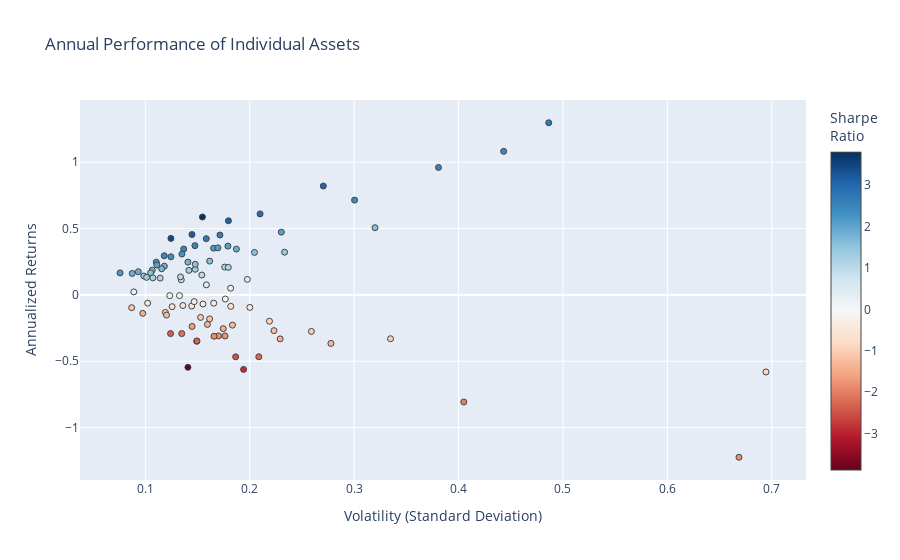

Notebook cell for this chart:
### Code cell
hover_texts = [
    f"<br>Symbol: {ticker} <br>Volatility: {vol:.3f} <br>Returns: {ret:.3%} <br>Sharpe Ratio: {sr:.3f}"
    for ticker, vol, ret, sr in zip(names, volatility, annualized_returns, sharpe_ratios)
]

fig = go.Figure(data=go.Scatter(
    x=volatility,
    y=annualized_returns,
    mode='markers',
    hoverinfo='text',
    hovertext=hover_texts,
    marker=dict(color=sharpe_ratios, colorscale = 'RdBu', size=6, line=dict(width=1), colorbar=dict(title="Sharpe<br>Ratio")
    )
))

fig.update_layout(
    title='Annual Performance of Individual Assets',
    xaxis_title='Volatility (Standard Deviation)',
    yaxis_title='Annualized Returns',
)

fig.show()

### Figure 1 — Plotly figure (JSON) as saved in the notebook; plotly's stock layout.template omitted (floating-point values rounded to 4 significant figures)
{"data": [{"hoverinfo": "text", "hovertext": ["<br>Symbol: ORCL <br>Volatility: 0.187 <br>Returns: 34.500% <br>Sharpe Ratio: 1.843", "<br>Symbol: LMT <br>Volatility: 0.107 <br>Returns: 18.608% <br>Sharpe Ratio: 1.746", "<br>Symbol: TSLA <br>Volatility: 0.381 <br>Returns: 96.040% <br>Sharpe Ratio: 2.522", "<br>Symbol: PYPL <br>Volatility: 0.210 <br>Returns: 61.041% <br>Sharpe Ratio: 2.909", "<br>Symbol: TMO <br>Volatility: 0.142 <br>Returns: 18.499% <br>Sharpe Ratio: 1.306", "<br>Symbol: ZBH <br>Volatility: 0.176 <br>Returns: 20.942% <br>Sharpe Ratio: 1.190", "<br>Symbol: SAP <br>Volatility: 0.147 <br>Returns: 37.100% <br>Sharpe Ratio: 2.516", "<br>Symbol: MRK <br>Volatility: 0.119 <br>Returns: -13.218% <br>Sharpe Ratio: -1.109", "<br>Symbol: SO <br>Volatility: 0.102 <br>Returns: -6.231% <br>Sharpe Ratio: -0.610", "<br>Symbol: HD <br>Volatility: 0.134 <br>Returns: 11.373% <br>Sharpe Ratio: 0.846", "<br>Symbol: DIS <br>Volatility: 0.123 <br>Returns: -0.543% <br>Sharpe Ratio: -0.044", "<br>Symbol: MA <br>Volatility: 0.124 <br>Returns: 28.689% <br>Sharpe Ratio: 2.305", "<br>Symbol: CRM <br>Volatility: 0.148 <br>Returns: 19.290% <br>Sharpe Ratio: 1.306", "<br>Symbol: GIS <br>Volatility: 0.124 <br>Returns: -29.181% <br>Sharpe Ratio: -2.352", "<br>Symbol: TXN <br>Volatility: 0.179 <br>Returns: 20.737% <br>Sharpe Ratio: 1.156", "<br>Symbol: INTC <br>Volatility: 0.144 <br>Returns: -8.425% <br>Sharpe Ratio: -0.584", "<br>Symbol: VZ <br>Volatility: 0.175 <br>Returns: -25.448% <br>Sharpe Ratio: -1.458", "<br>Symbol: V <br>Volatility: 0.110 <br>Returns: 24.671% <br>Sharpe Ratio: 2.234", "<br>Symbol: AMZN <br>Volatility: 0.171 <br>Returns: 45.113% <br>Sharpe Ratio: 2.632", "<br>Symbol: NEE <br>Volatility: 0.105 <br>Returns: 16.637% <br>Sharpe Ratio: 1.584", "<br>Symbol: MDT <br>Volatility: 0.114 <br>Returns: 12.664% <br>Sharpe Ratio: 1.110", "<br>Symbol: META <br>Volatility: 0.158 <br>Returns: 42.367% <br>Sharpe Ratio: 2.676", "<br>Symbol: AMGN <br>Volatility: 0.183 <br>Returns: -22.800% <br>Sharpe Ratio: -1.243", "<br>Symbol: RTX <br>Volatility: 0.093 <br>Returns: 17.474% <br>Sharpe Ratio: 1.875", "<br>Symbol: GM <br>Volatility: 0.170 <br>Returns: -30.932% <br>Sharpe Ratio: -1.819", "<br>Symbol: MCD <br>Volatility: 0.145 <br>Returns: 45.502% <br>Sharpe Ratio: 3.146", "<br>Symbol: RMD <br>Volatility: 0.177 <br>Returns: -3.113% <br>Sharpe Ratio: -0.176", "<br>Symbol: WMT <br>Volatility: 0.148 <br>Returns: 23.079% <br>Sharpe Ratio: 1.562", "<br>Symbol: AAPL <br>Volatility: 0.162 <br>Returns: 25.461% <br>Sharpe Ratio: 1.576", "<br>Symbol: EXC <br>Volatility: 0.136 <br>Returns: -7.999% <br>Sharpe Ratio: -0.589", "<br>Symbol: BABA <br>Volatility: 0.270 <br>Returns: 82.040% <br>Sharpe Ratio: 3.034", "<br>Symbol: NVDA <br>Volatility: 0.443 <br>Returns: 108.207% <br>Sharpe Ratio: 2.442", "<br>Symbol: CVX <br>Volatility: 0.149 <br>Returns: -34.967% <br>Sharpe Ratio: -2.344", "<br>Symbol: MS <br>Volatility: 0.219 <br>Returns: -19.859% <br>Sharpe Ratio: -0.907", "<br>Symbol: UNH <br>Volatility: 0.118 <br>Returns: 29.482% <br>Sharpe Ratio: 2.496", "<br>Symbol: RDY <br>Volatility: 0.278 <br>Returns: -36.567% <br>Sharpe Ratio: -1.317", "<br>Symbol: BMY <br>Volatility: 0.182 <br>Returns: -8.623% <br>Sharpe Ratio: -0.474", "<br>Symbol: PFE <br>Volatility: 0.098 <br>Returns: -13.932% <br>Sharpe Ratio: -1.429", "<br>Symbol: NKE <br>Volatility: 0.259 <br>Returns: -27.547% <br>Sharpe Ratio: -1.064", "<br>Symbol: MSFT <br>Volatility: 0.137 <br>Returns: 34.582% <br>Sharpe Ratio: 2.530", "<br>Symbol: CPB <br>Volatility: 0.149 <br>Returns: -34.720% <br>Sharpe Ratio: -2.323", "<br>Symbol: JPM <br>Volatility: 0.162 <br>Returns: -18.067% <br>Sharpe Ratio: -1.119", "<br>Symbol: AMD <br>Volatility: 0.694 <br>Returns: -58.090% <br>Sharpe Ratio: -0.837", "<br>Symbol: KO <br>Volatility: 0.076 <br>Returns: 16.554% <br>Sharpe Ratio: 2.186", "<br>Symbol: SYY <br>Volatility: 0.155 <br>Returns: -6.895% <br>Sharpe Ratio: -0.444", "<br>Symbol: VRTX <br>Volatility: 0.486 <br>Returns: 129.746% <br>Sharpe Ratio: 2.668", "<br>Symbol: DHR <br>Volatility: 0.126 <br>Returns: -8.871% <br>Sharpe Ratio: -0.706", "<br>Symbol: IBM <br>Volatility: 0.141 <br>Returns: -54.590% <br>Sharpe Ratio: -3.879", "<br>Symbol: PG <br>Volatility: 0.087 <br>Returns: -9.656% <br>Sharpe Ratio: -1.112", "<br>Symbol: UA <br>Volatility: 0.335 <br>Returns: -33.044% <br>Sharpe Ratio: -0.987", "<br>Symbol: BSX <br>Volatility: 0.134 <br>Returns: 13.570% <br>Sharpe Ratio: 1.015", "<br>Symbol: BA <br>Volatility: 0.198 <br>Returns: 11.691% <br>Sharpe Ratio: 0.591", "<br>Symbol: GS <br>Volatility: 0.209 <br>Returns: -46.653% <br>Sharpe Ratio: -2.236", "<br>Symbol: MMM <br>Volatility: 0.118 <br>Returns: 21.627% <br>Sharpe Ratio: 1.830", "<br>Symbol: ISRG <br>Volatility: 0.180 <br>Returns: 55.877% <br>Sharpe Ratio: 3.112", "<br>Symbol: CAT <br>Volatility: 0.233 <br>Returns: 32.197% <br>Sharpe Ratio: 1.380", "<br>Symbol: BAC <br>Volatility: 0.223 <br>Returns: -26.944% <br>Sharpe Ratio: -1.207", "<br>Symbol: COST <br>Volatility: 0.194 <br>Returns: -56.160% <br>Sharpe Ratio: -2.894", "<br>Symbol: BIIB <br>Volatility: 0.229 <br>Returns: -33.166% <br>Sharpe Ratio: -1.448", "<br>Symbol: HON <br>Volatility: 0.099 <br>Returns: 14.235% <br>Sharpe Ratio: 1.445", "<br>Symbol: DE <br>Volatility: 0.179 <br>Returns: 36.750% <br>Sharpe Ratio: 2.053", "<br>Symbol: GILD <br>Volatility: 0.153 <br>Returns: -16.977% <br>Sharpe Ratio: -1.111", "<br>Symbol: PEP <br>Volatility: 0.087 <br>Returns: 16.167% <br>Sharpe Ratio: 1.850", "<br>Symbol: T <br>Volatility: 0.145 <br>Returns: -23.798% <br>Sharpe Ratio: -1.644", "<br>Symbol: WFC <br>Volatility: 0.176 <br>Returns: -30.961% <br>Sharpe Ratio: -1.756", "<br>Symbol: EMR <br>Volatility: 0.165 <br>Returns: -6.263% <br>Sharpe Ratio: -0.378", "<br>Symbol: KR <br>Volatility: 0.405 <br>Returns: -80.708% <br>Sharpe Ratio: -1.993", "<br>Symbol: MO <br>Volatility: 0.200 <br>Returns: -9.445% <br>Sharpe Ratio: -0.472", "<br>Symbol: QCOM <br>Volatility: 0.182 <br>Returns: 5.054% <br>Sharpe Ratio: 0.278", "<br>Symbol: GOOGL <br>Volatility: 0.165 <br>Returns: 35.197% <br>Sharpe Ratio: 2.129", "<br>Symbol: BTI <br>Volatility: 0.204 <br>Returns: 32.001% <br>Sharpe Ratio: 1.565", "<br>Symbol: XOM <br>Volatility: 0.120 <br>Returns: -15.220% <br>Sharpe Ratio: -1.266", "<br>Symbol: GE <br>Volatility: 0.166 <br>Returns: -31.167% <br>Sharpe Ratio: -1.881", "<br>Symbol: EW <br>Volatility: 0.230 <br>Returns: 47.299% <br>Sharpe Ratio: 2.055", "<br>Symbol: ACN <br>Volatility: 0.147 <br>Returns: -5.090% <br>Sharpe Ratio: -0.347", "<br>Symbol: AEP <br>Volatility: 0.101 <br>Returns: 13.214% <br>Sharpe Ratio: 1.306", "<br>Symbol: F <br>Volatility: 0.186 <br>Returns: -46.688% <br>Sharpe Ratio: -2.504", "<br>Symbol: CMCSA <br>Volatility: 0.154 <br>Returns: 14.957% <br>Sharpe Ratio: 0.971", "<br>Symbol: DUK <br>Volatility: 0.089 <br>Returns: 2.265% <br>Sharpe Ratio: 0.255", "<br>Symbol: GOOG <br>Volatility: 0.169 <br>Returns: 35.438% <br>Sharpe Ratio: 2.092", "<br>Symbol: LLY <br>Volatility: 0.158 <br>Returns: 7.553% <br>Sharpe Ratio: 0.477", "<br>Symbol: SNAP <br>Volatility: 0.669 <br>Returns: -122.379% <br>Sharpe Ratio: -1.830", "<br>Symbol: SRE <br>Volatility: 0.107 <br>Returns: 12.842% <br>Sharpe Ratio: 1.199", "<br>Symbol: NFLX <br>Volatility: 0.320 <br>Returns: 50.627% <br>Sharpe Ratio: 1.582", "<br>Symbol: REGN <br>Volatility: 0.300 <br>Returns: 71.439% <br>Sharpe Ratio: 2.378", "<br>Symbol: CSCO <br>Volatility: 0.159 <br>Returns: -22.251% <br>Sharpe Ratio: -1.395", "<br>Symbol: ABT <br>Volatility: 0.133 <br>Returns: -0.556% <br>Sharpe Ratio: -0.042", "<br>Symbol: ADBE <br>Volatility: 0.155 <br>Returns: 58.725% <br>Sharpe Ratio: 3.798", "<br>Symbol: ETN <br>Volatility: 0.141 <br>Returns: 24.707% <br>Sharpe Ratio: 1.756", "<br>Symbol: SYK <br>Volatility: 0.116 <br>Returns: 19.679% <br>Sharpe Ratio: 1.703", "<br>Symbol: ABBV <br>Volatility: 0.124 <br>Returns: 42.582% <br>Sharpe Ratio: 3.422", "<br>Symbol: K <br>Volatility: 0.135 <br>Returns: -29.169% <br>Sharpe Ratio: -2.163", "<br>Symbol: PM <br>Volatility: 0.135 <br>Returns: 30.791% <br>Sharpe Ratio: 2.281", "<br>Symbol: JNJ <br>Volatility: 0.111 <br>Returns: 22.520% <br>Sharpe Ratio: 2.029"], "marker": {"color": [1.843, 1.746, 2.522, 2.909, 1.306, 1.19, 2.516, -1.109, -0.6098, 0.8463, -0.04403, 2.305, 1.306, -2.352, 1.156, -0.5836, -1.458, 2.234, 2.632, 1.584, 1.11, 2.676, -1.243, 1.875, -1.819, 3.146, -0.1763, 1.562, 1.576, -0.5886, 3.034, 2.442, -2.344, -0.9074, 2.496, -1.317, -0.4744, -1.429, -1.064, 2.53, -2.323, -1.119, -0.8365, 2.186, -0.4444, 2.668, -0.7063, -3.879, -1.112, -0.987, 1.015, 0.5914, -2.236, 1.83, 3.112, 1.38, -1.207, -2.894, -1.448, 1.445, 2.053, -1.111, 1.85, -1.644, -1.756, -0.3785, -1.993, -0.4721, 0.2783, 2.129, 1.565, -1.266, -1.881, 2.055, -0.3469, 1.306, -2.504, 0.9709, 0.2547, 2.092, 0.4768, -1.83, 1.199, 1.582, 2.378, -1.395, -0.04191, 3.798, 1.756, 1.703, 3.422, -2.163, 2.281, 2.029], "colorbar": {"title": {"text": "Sharpe<br>Ratio"}}, "colorscale": [[0, "rgb(103,0,31)"], [0.1, "rgb(178,24,43)"], [0.2, "rgb(214,96,77)"], [0.3, "rgb(244,165,130)"], [0.4, "rgb(253,219,199)"], [0.5, "rgb(247,247,247)"], [0.6, "rgb(209,229,240)"], [0.7, "rgb(146,197,222)"], [0.8, "rgb(67,147,195)"], [0.9, "rgb(33,102,172)"], [1, "rgb(5,48,97)"]], "line": {"width": 1}, "size": 6}, "mode": "markers", "type": "scatter", "x": [0.1872, 0.1066, 0.3808, 0.2099, 0.1417, 0.176, 0.1474, 0.1191, 0.1022, 0.1344, 0.1233, 0.1244, 0.1477, 0.1241, 0.1794, 0.1444, 0.1746, 0.1104, 0.1714, 0.105, 0.1141, 0.1583, 0.1834, 0.09322, 0.17, 0.1446, 0.1766, 0.1478, 0.1616, 0.1359, 0.2704, 0.4432, 0.1492, 0.2189, 0.1181, 0.2777, 0.1818, 0.09751, 0.259, 0.1367, 0.1495, 0.1615, 0.6944, 0.07573, 0.1552, 0.4864, 0.1256, 0.1407, 0.08685, 0.3348, 0.1336, 0.1977, 0.2086, 0.1182, 0.1795, 0.2333, 0.2232, 0.1941, 0.2291, 0.09851, 0.179, 0.1529, 0.08737, 0.1447, 0.1763, 0.1655, 0.405, 0.2, 0.1816, 0.1653, 0.2045, 0.1203, 0.1657, 0.2302, 0.1467, 0.1011, 0.1865, 0.1541, 0.08891, 0.1694, 0.1584, 0.6686, 0.1071, 0.3199, 0.3004, 0.1594, 0.1327, 0.1546, 0.1407, 0.1156, 0.1244, 0.1348, 0.135, 0.111], "y": [0.345, 0.1861, 0.9604, 0.6104, 0.185, 0.2094, 0.371, -0.1322, -0.06231, 0.1137, -0.005431, 0.2869, 0.1929, -0.2918, 0.2074, -0.08425, -0.2545, 0.2467, 0.4511, 0.1664, 0.1266, 0.4237, -0.228, 0.1747, -0.3093, 0.455, -0.03113, 0.2308, 0.2546, -0.07999, 0.8204, 1.082, -0.3497, -0.1986, 0.2948, -0.3657, -0.08623, -0.1393, -0.2755, 0.3458, -0.3472, -0.1807, -0.5809, 0.1655, -0.06895, 1.297, -0.08871, -0.5459, -0.09656, -0.3304, 0.1357, 0.1169, -0.4665, 0.2163, 0.5588, 0.322, -0.2694, -0.5616, -0.3317, 0.1423, 0.3675, -0.1698, 0.1617, -0.238, -0.3096, -0.06263, -0.8071, -0.09445, 0.05054, 0.352, 0.32, -0.1522, -0.3117, 0.473, -0.0509, 0.1321, -0.4669, 0.1496, 0.02265, 0.3544, 0.07553, -1.224, 0.1284, 0.5063, 0.7144, -0.2225, -0.005561, 0.5872, 0.2471, 0.1968, 0.4258, -0.2917, 0.3079, 0.2252]}], "layout": {"title": {"text": "Annual Performance of Individual Assets"}, "xaxis": {"title": {"text": "Volatility (Standard Deviation)"}}, "yaxis": {"title": {"text": "Annualized Returns"}}}}
